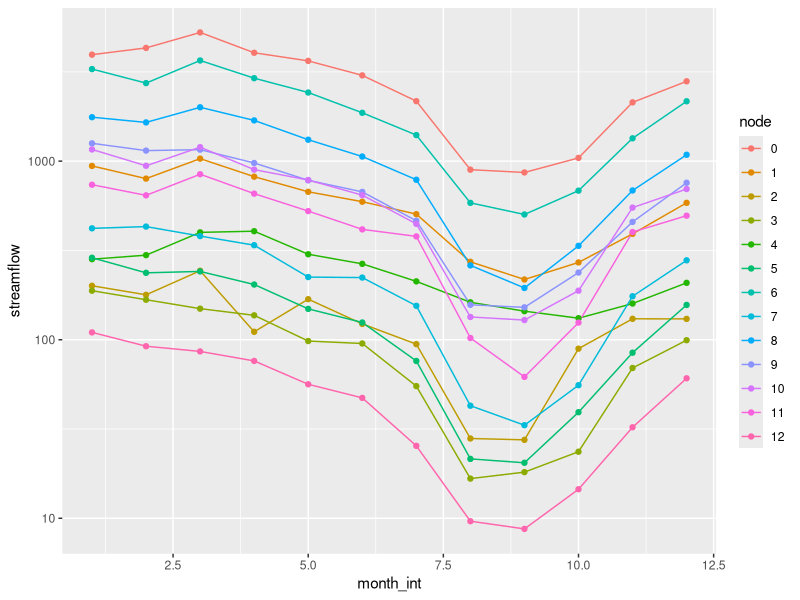
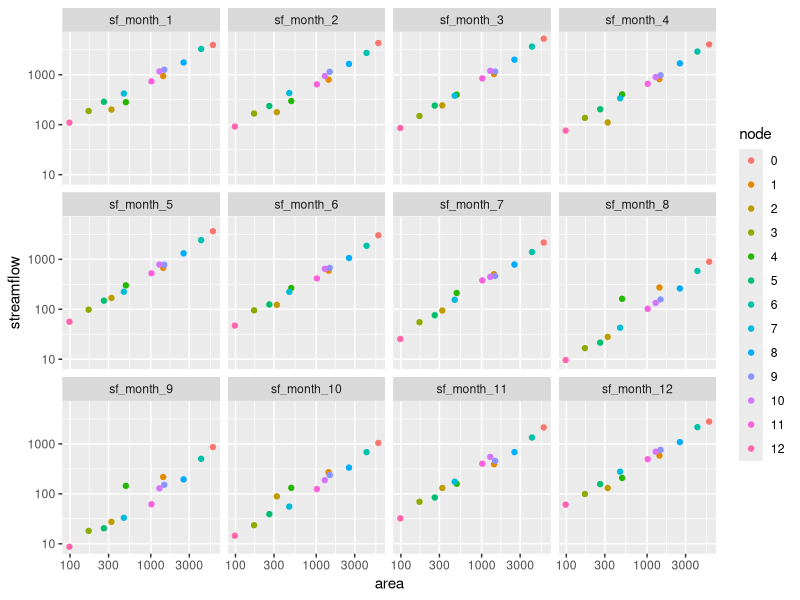

The R source for these figures, in order: (Note: this script raises an error after producing the figures.)
library(ggplot2)
library(reshape2)


df <- read.csv('node-attrs.csv')

cols <- mapply(function (i) {sprintf("sf_month_%d", i)}, 1:12)

df.long <- melt(df, id.vars=c("name", "area", "INDEX"), measure.vars=cols, variable.name="month", value.name="streamflow")

df.long$month_int <- rep(NA, length(df.long$month))
for (m in 1:12) {
    df.long$month_int[df.long$month == sprintf("sf_month_%d", m)] <- m
}

df.long$node <- as.factor(df.long$INDEX)


ggplot(df.long, mapping=aes(x=month_int, y=streamflow, color=node)) +
    geom_line() + geom_point() +
    scale_y_continuous(trans='log10')


ggplot(df.long, mapping=aes(x=area, y=streamflow, color=node)) +
    geom_point() + facet_wrap(~ month) + 
    scale_y_continuous(trans='log10') +
    scale_x_continuous(trans='log10')


model <- lm(sf_mean ~ -1 + area, data=df)
summary(model)


ggplot(df) + geom_point(mapping=aes(x=area, y=streamflow))  +
    scale_y_continuous(trans='log10') +
    scale_x_continuous(trans='log10')

